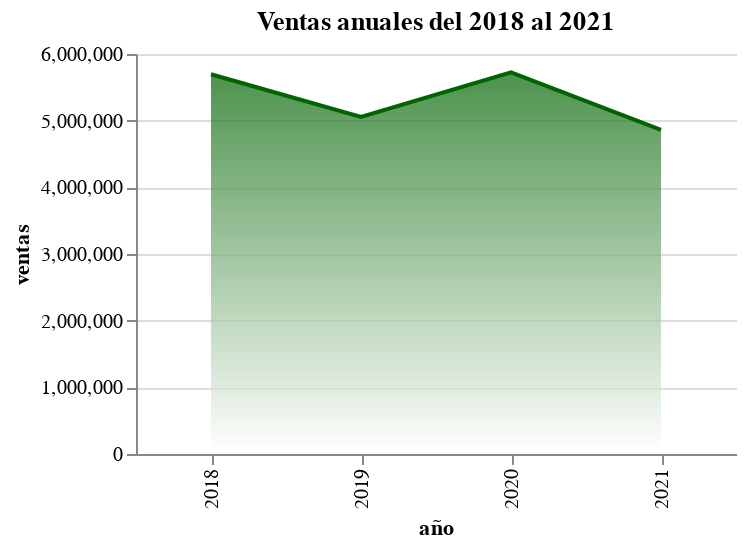

The notebook cell this image was saved under:
### Code cell
alt.Chart(data_grouped_sales).mark_area(
    line={'color':'darkgreen'},
    color=alt.Gradient(
        gradient='linear',
        stops=[alt.GradientStop(color='white', offset=0),
               alt.GradientStop(color='darkgreen', offset=1)],
        x1=1,
        x2=1,
        y1=1,
        y2=0
    )
).encode(
    x=alt.X('año:O'),
    y=alt.Y('ventas:Q'),
    tooltip=alt.Tooltip('ventas:Q',title='Venta obtenida', format='~s')
).properties(
    title="Ventas anuales del 2018 al 2021",
    width=300,
    height=200,
    ).configure_view(
    strokeWidth=0
    )

### Figure 1 — Vega-Lite specification as saved in the notebook (floating-point values rounded to 4 significant figures)
{"config": {"view": {"continuousWidth": 400, "continuousHeight": 300, "strokeWidth": 0}}, "data": {"name": "data-15d1ddb1fa0507b96e570dc28bd174d1"}, "mark": {"type": "area", "color": {"gradient": "linear", "stops": [{"color": "white", "offset": 0}, {"color": "darkgreen", "offset": 1}], "x1": 1, "x2": 1, "y1": 1, "y2": 0}, "line": {"color": "darkgreen"}}, "encoding": {"tooltip": {"field": "ventas", "format": "~s", "title": "Venta obtenida", "type": "quantitative"}, "x": {"field": "año", "type": "ordinal"}, "y": {"field": "ventas", "type": "quantitative"}}, "height": 200, "title": "Ventas anuales del 2018 al 2021", "width": 300, "$schema": "https://vega.github.io/schema/vega-lite/v4.17.0.json", "datasets": {"data-15d1ddb1fa0507b96e570dc28bd174d1": [{"año": 2018, "ventas": 5696000.0}, {"año": 2019, "ventas": 5056000.0}, {"año": 2020, "ventas": 5724000.0}, {"año": 2021, "ventas": 4861000.0}]}}
